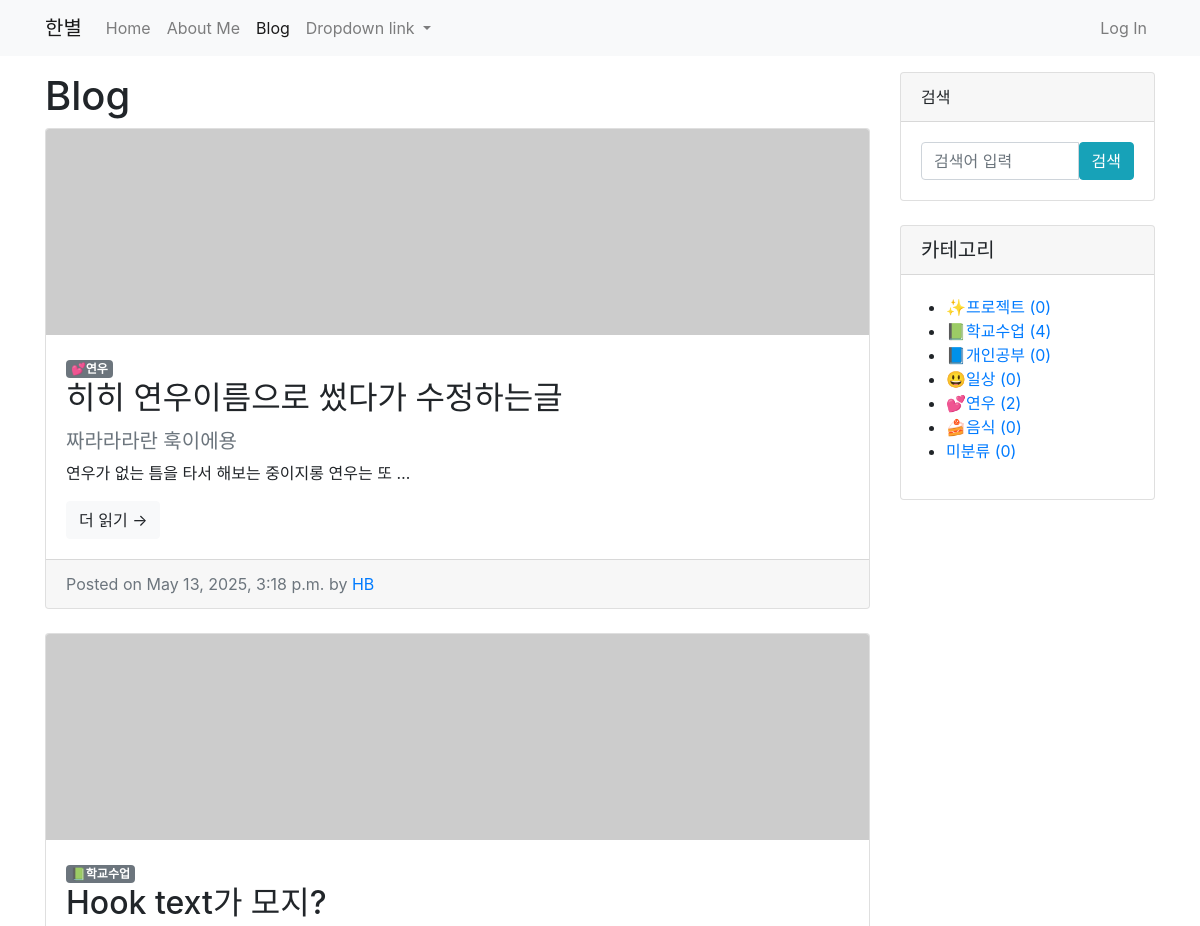
/blog/ (upper part), run on an earlier commit of the app's database.
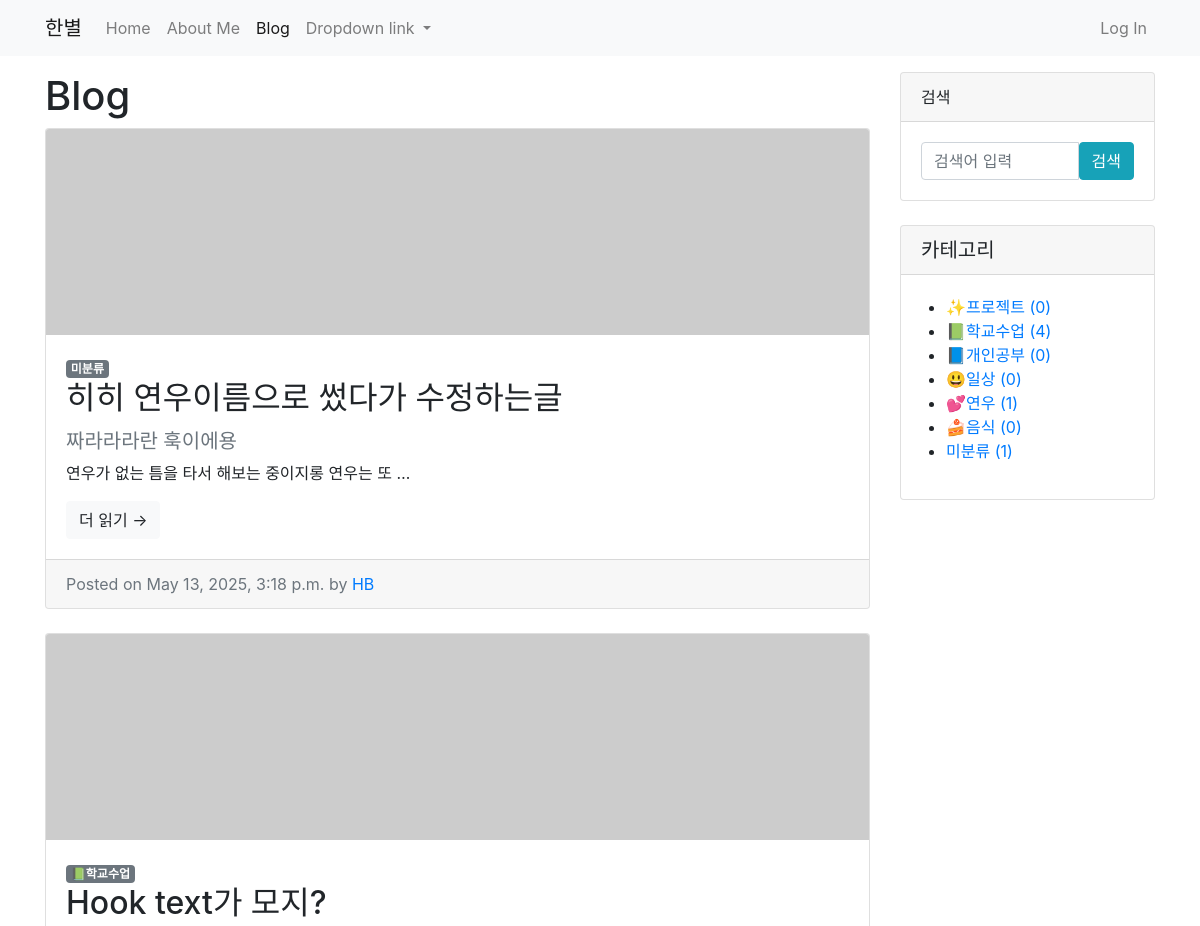
And on a later commit of the database.
### blog/models.py (models this page shows, shortened)
class Post(models.Model):
    title = models.CharField(max_length=30)
    hook_text = models.CharField(max_length=100, blank=True)
    content = models.TextField()
    head_image = models.ImageField(upload_to='blog/images/%Y/%m/%d/', blank=True)
    file_upload = models.FileField(upload_to='blog/files/%Y/%m/%d', blank=True)
    created_at = models.DateTimeField(auto_now_add=True)
    updated_at = models.DateTimeField(auto_now=True)
    author = models.ForeignKey(User, null=True, on_delete=models.SET_NULL)
    category= models.ForeignKey(Category, null=True, blank=True, on_delete=models.SET_NULL)
    def __str__(self):
        return f'[{self.pk}]{self.title} :: {self.author}'
    def get_absolute_url(self):
        return f'/blog/{self.pk}/'

class Category(models.Model):
    name = models.CharField(max_length=50, unique=True)
    slug = models.SlugField(max_length=200, unique=True, allow_unicode=True)
    def __str__(self):
        return self.name
    def get_absolute_url(self) :
        return f'/blog/category/{self.slug}'
    class Meta:
        verbose_name_plural = 'Categories'

### blog/views.py (the view, shortened to what this page needs)
# urls.py: path('',views.PostList.as_view()),
class PostList(ListView):
    model = Post
    template_name = 'blog/post_list.html' # 지정하지 않으면 자동으로 인식
    ordering = '-pk'
    def get_context_data(self, **kwargs):
        context = super(PostList, self).get_context_data()
        context['categories'] = Category.objects.all()
        context['no_category_post_count'] = Post.objects.filter(category = None).count()
        return context

### blog/templates/blog/post_list.html (shortened to what this page needs)
{% extends 'blog/base.html' %}
{% block main_area %}
    <h1>Blog
    </h1>
    {% if post_list.exists %}
        {% for p in post_list %}
        <div class="card mb-4" id = "post-{{ p.pk }}">
            {% if p.head_image %}
                <a href="#!"><img class="card-img-top" src="{{ p.head_image.url }}" alt="{{ p }} head image" /></a>
            {% else %}
                <a href="#!"><img class="card-img-top" src="https://picsum.photos/seed/{{ p.id }}/800/200" alt="random_image" /></a>
            {% endif %}
            <div class="card-body">
                {% if p.category %}
                    <span class="badge badge-secondary flot-right">{{ p.category }}</span>
                {% else %}
                    <span class="badge badge-secondary flot-right">미분류</span>
                {% endif %}
                <h2 class="card-title">{{ p.title }}</h2>
                {% if p.hook_text %}
                    <h5 class="text-muted">{{ p.hook_text }}</h5>
                {% endif %}
                <p class="card-text">{{ p.content | truncatewords:8 }}</p>
                <a class="btn btn-light" href="{{ p.get_absolute_url }}">더 읽기 →</a>
            </div>
            <div class ="card-footer text-muted">
                Posted on {{ p.created_at }} by
                <a href = "#">{{p.author | upper}}</a>
            </div>
        </div>
        {% endfor %}
    {% else %}
        <h3>아직 게시물이 없습니다.</h3>
    {% endif %}
{% endblock %}

### blog/templates/blog/base.html (shortened to what this page needs)
<!DOCTYPE html>
{% load static %}
<html lang="ko">
<head>
    <link rel="stylesheet" href="{% static 'blog/bootstrap/bootstrap.min.css' %}" media="screen">
</head>
<body>
    {% include 'blog/navbar.html' %}
    <div class="container my-3">
        <div class="row">
            <div class="col-md-8 col-lg-9" id="main-area">
                {% block main_area %}
                {% endblock %}
            </div>
            <div class="col-md-4 col-lg-3">
                 <div class="card mb-4">
                    <div class="card-header">검색</div>
                    <div class="card-body">
                        <div class="input-group">
                            <input class="form-control" type="text" placeholder="검색어 입력" aria-label="Enter search term..." aria-describedby="button-search" />
                            <button class="btn btn-info" id="button-search" type="button">검색</button>
                        </div>
                    </div>
                </div>
                <div class="card mb-4" id="categories-card">
                    <h5 class="card-header">카테고리</h5>
                    <div class="card-body">
                        <div class="row">
                                <ul>
                                    {% for category in categories %}
                                    <li>
                                        <a href="{{ category.get_absolute_url }}">
                                           {{ category }} ({{ category.post_set.count }})
                                        </a>
                                    </li>
                                    {% endfor %}
                                    <li>
                                        <a href="/blog/category/no_category/">
                                             미분류 ({{no_category_post_count}})
                                        </a>
                                    </li>
                                </ul>
                            </div>
                        </div>
                    </div>
                </div>
            </div>
        </div>
</body>
</html>

### blog/templates/blog/navbar.html (shortened to what this page needs)
<nav class="navbar navbar-expand-lg navbar-light bg-light">
    <div class="container">
        <a class="navbar-brand" href="/">한별</a>
        <div class="collapse navbar-collapse" id="navbarNavDropdown">
        <ul class="navbar-nav mr-auto">
            <a class="nav-link" href="/">Home</a>
            <li class="nav-item">
                <a class="nav-link" href="/about_me/">About Me</a>
                </li>
            <li class="nav-item">
            <li class="nav-item active">
            <a class="nav-link" href="/blog/">Blog</a>
            </li>
            <li class="nav-item dropdown">
            <a class="nav-link dropdown-toggle" href="#" id="navbarDropdownMenuLink" role="button" data-toggle="dropdown" aria-haspopup="true" aria-expanded="false">
                Dropdown link
            </a>
            </li>
        </ul>
        <ul class="navbar-nav">
            <li class="nav-item">
                <a class="nav-link" href="#" data-toggle="modal" data-target="#loginModal">Log In</a>
            </li>
        </ul>
    </div>
</nav>

What changed in the data, as far as the page shows it:
changed Post "히히 연우이름으로 썼다가 수정하는글": category "💕연우" → (not shown); now shows "미분류"
computed for Category "💕연우": post_set.count "2" → "1"
Also different on the page:
{{ no_category_post_count }}: "0" → "1"
